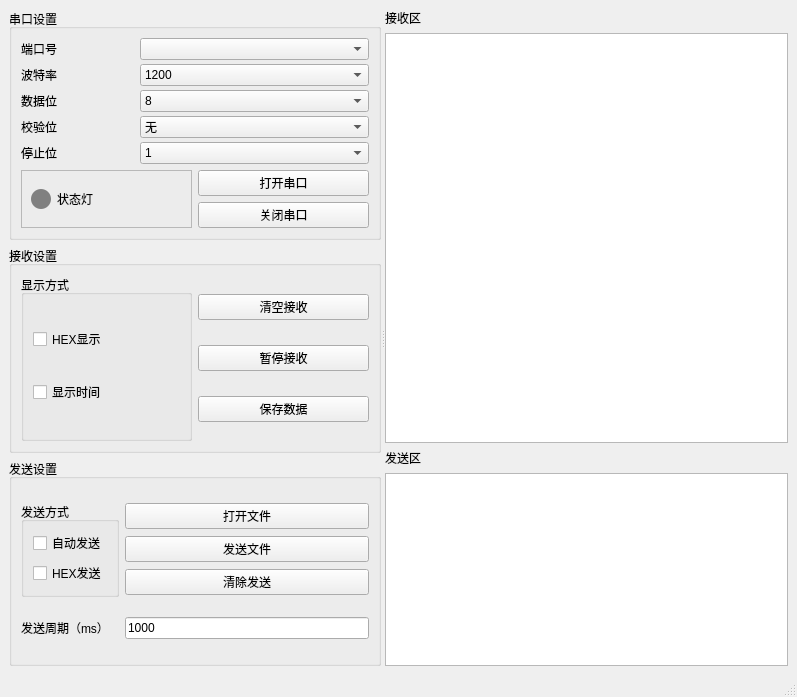
<?xml version="1.0" encoding="UTF-8"?>
<ui version="4.0">
 <class>MainWindow</class>
 <widget class="QMainWindow" name="MainWindow">
  <property name="geometry">
   <rect>
    <x>0</x>
    <y>0</y>
    <width>797</width>
    <height>697</height>
   </rect>
  </property>
  <property name="windowTitle">
   <string>MainWindow</string>
  </property>
  <widget class="QWidget" name="centralwidget">
   <layout class="QVBoxLayout" name="verticalLayout_3">
    <item>
     <widget class="QSplitter" name="splitter">
      <property name="orientation">
       <enum>Qt::Horizontal</enum>
      </property>
      <widget class="QWidget" name="layoutWidget">
       <layout class="QVBoxLayout" name="settingLayout">
        <item>
         <widget class="QGroupBox" name="serialSettingGroup">
          <property name="title">
           <string>串口设置</string>
          </property>
          <layout class="QGridLayout" name="gridLayout">
           <item row="0" column="0" colspan="2">
            <layout class="QVBoxLayout" name="verticalLayout">
             <property name="spacing">
              <number>4</number>
             </property>
             <item>
              <layout class="QHBoxLayout" name="horizontalLayout_2" stretch="1,2">
               <item>
                <widget class="QLabel" name="portNumLlabel">
                 <property name="text">
                  <string>端口号</string>
                 </property>
                </widget>
               </item>
               <item>
                <widget class="QComboBox" name="portNumBox"/>
               </item>
              </layout>
             </item>
             <item>
              <layout class="QHBoxLayout" name="horizontalLayout_3" stretch="1,2">
               <item>
                <widget class="QLabel" name="baudRateLabel">
                 <property name="text">
                  <string>波特率</string>
                 </property>
                </widget>
               </item>
               <item>
                <widget class="QComboBox" name="baudRateBox">
                 <item>
                  <property name="text">
                   <string>1200</string>
                  </property>
                 </item>
                 <item>
                  <property name="text">
                   <string>2400</string>
                  </property>
                 </item>
                 <item>
                  <property name="text">
                   <string>4800</string>
                  </property>
                 </item>
                 <item>
                  <property name="text">
                   <string>9600</string>
                  </property>
                 </item>
                 <item>
                  <property name="text">
                   <string>19200</string>
                  </property>
                 </item>
                 <item>
                  <property name="text">
                   <string>38400</string>
                  </property>
                 </item>
                 <item>
                  <property name="text">
                   <string>57600</string>
                  </property>
                 </item>
                 <item>
                  <property name="text">
                   <string>115200</string>
                  </property>
                 </item>
                </widget>
               </item>
              </layout>
             </item>
             <item>
              <layout class="QHBoxLayout" name="horizontalLayout_4" stretch="1,2">
               <item>
                <widget class="QLabel" name="dataBitsLabel">
                 <property name="text">
                  <string>数据位</string>
                 </property>
                </widget>
               </item>
               <item>
                <widget class="QComboBox" name="dataBitsBox">
                 <item>
                  <property name="text">
                   <string>8</string>
                  </property>
                 </item>
                </widget>
               </item>
              </layout>
             </item>
             <item>
              <layout class="QHBoxLayout" name="horizontalLayout_5" stretch="1,2">
               <item>
                <widget class="QLabel" name="parityLabel">
                 <property name="text">
                  <string>校验位</string>
                 </property>
                </widget>
               </item>
               <item>
                <widget class="QComboBox" name="parityBox">
                 <item>
                  <property name="text">
                   <string>无</string>
                  </property>
                 </item>
                 <item>
                  <property name="text">
                   <string>奇</string>
                  </property>
                 </item>
                 <item>
                  <property name="text">
                   <string>偶</string>
                  </property>
                 </item>
                </widget>
               </item>
              </layout>
             </item>
             <item>
              <layout class="QHBoxLayout" name="horizontalLayout_6" stretch="1,2">
               <item>
                <widget class="QLabel" name="stopBitsLabel">
                 <property name="text">
                  <string>停止位</string>
                 </property>
                </widget>
               </item>
               <item>
                <widget class="QComboBox" name="stopBitsBox">
                 <item>
                  <property name="text">
                   <string>1</string>
                  </property>
                 </item>
                 <item>
                  <property name="text">
                   <string>1.5</string>
                  </property>
                 </item>
                 <item>
                  <property name="text">
                   <string>2</string>
                  </property>
                 </item>
                </widget>
               </item>
              </layout>
             </item>
            </layout>
           </item>
           <item row="1" column="1">
            <layout class="QVBoxLayout" name="verticalLayout_2">
             <item>
              <widget class="QPushButton" name="openUSARTBtn">
               <property name="text">
                <string>打开串口</string>
               </property>
              </widget>
             </item>
             <item>
              <widget class="QPushButton" name="closeUSARTBtn">
               <property name="text">
                <string>关闭串口</string>
               </property>
              </widget>
             </item>
            </layout>
           </item>
           <item row="1" column="0">
            <widget class="QFrame" name="ledFrame">
             <property name="frameShape">
              <enum>QFrame::StyledPanel</enum>
             </property>
             <property name="frameShadow">
              <enum>QFrame::Raised</enum>
             </property>
             <layout class="QHBoxLayout" name="horizontalLayout">
              <item>
               <widget class="QLabel" name="ledLight">
                <property name="sizePolicy">
                 <sizepolicy hsizetype="Fixed" vsizetype="Fixed">
                  <horstretch>0</horstretch>
                  <verstretch>0</verstretch>
                 </sizepolicy>
                </property>
                <property name="minimumSize">
                 <size>
                  <width>20</width>
                  <height>20</height>
                 </size>
                </property>
                <property name="styleSheet">
                 <string notr="true">QLabel{
	background-color: gray;
	border-radius: 10px
}</string>
                </property>
                <property name="frameShape">
                 <enum>QFrame::Box</enum>
                </property>
                <property name="frameShadow">
                 <enum>QFrame::Raised</enum>
                </property>
                <property name="text">
                 <string/>
                </property>
                <property name="scaledContents">
                 <bool>false</bool>
                </property>
                <property name="alignment">
                 <set>Qt::AlignCenter</set>
                </property>
               </widget>
              </item>
              <item>
               <widget class="QLabel" name="ledLabel">
                <property name="text">
                 <string>状态灯</string>
                </property>
                <property name="alignment">
                 <set>Qt::AlignLeading|Qt::AlignLeft|Qt::AlignVCenter</set>
                </property>
                <property name="margin">
                 <number>0</number>
                </property>
               </widget>
              </item>
             </layout>
            </widget>
           </item>
          </layout>
         </widget>
        </item>
        <item>
         <widget class="QGroupBox" name="receiveSettingGroup">
          <property name="title">
           <string>接收设置</string>
          </property>
          <layout class="QHBoxLayout" name="horizontalLayout_7">
           <item>
            <widget class="QGroupBox" name="displayMethodGroup">
             <property name="title">
              <string>显示方式</string>
             </property>
             <layout class="QGridLayout" name="gridLayout_2">
              <item row="0" column="0">
               <widget class="QCheckBox" name="hexDisplayCheckBox">
                <property name="text">
                 <string>HEX显示</string>
                </property>
               </widget>
              </item>
              <item row="1" column="0">
               <widget class="QCheckBox" name="displayTimeCheckBox">
                <property name="text">
                 <string>显示时间</string>
                </property>
               </widget>
              </item>
             </layout>
            </widget>
           </item>
           <item>
            <layout class="QVBoxLayout" name="verticalLayout_6">
             <item>
              <widget class="QPushButton" name="clearReceiveBtm">
               <property name="text">
                <string>清空接收</string>
               </property>
              </widget>
             </item>
             <item>
              <widget class="QPushButton" name="pauseBtn">
               <property name="text">
                <string>暂停接收</string>
               </property>
              </widget>
             </item>
             <item>
              <widget class="QPushButton" name="saveDataBtn">
               <property name="text">
                <string>保存数据</string>
               </property>
              </widget>
             </item>
            </layout>
           </item>
          </layout>
         </widget>
        </item>
        <item>
         <widget class="QGroupBox" name="sendSettingGroup">
          <property name="title">
           <string>发送设置</string>
          </property>
          <layout class="QGridLayout" name="gridLayout_3">
           <item row="1" column="1">
            <widget class="QLineEdit" name="sendingCycleLine">
             <property name="text">
              <string>1000</string>
             </property>
            </widget>
           </item>
           <item row="0" column="0">
            <widget class="QGroupBox" name="sendMethodGroup">
             <property name="title">
              <string>发送方式</string>
             </property>
             <layout class="QVBoxLayout" name="verticalLayout_4">
              <item>
               <widget class="QCheckBox" name="autoSendCheckBox">
                <property name="text">
                 <string>自动发送</string>
                </property>
               </widget>
              </item>
              <item>
               <widget class="QCheckBox" name="hexSendCheckBox">
                <property name="text">
                 <string>HEX发送</string>
                </property>
               </widget>
              </item>
             </layout>
            </widget>
           </item>
           <item row="0" column="1">
            <layout class="QVBoxLayout" name="verticalLayout_5">
             <item>
              <widget class="QPushButton" name="openFileBtn">
               <property name="text">
                <string>打开文件</string>
               </property>
              </widget>
             </item>
             <item>
              <widget class="QPushButton" name="sendFileBtn">
               <property name="text">
                <string>发送文件</string>
               </property>
              </widget>
             </item>
             <item>
              <widget class="QPushButton" name="clearSendingBtn">
               <property name="text">
                <string>清除发送</string>
               </property>
              </widget>
             </item>
            </layout>
           </item>
           <item row="1" column="0">
            <widget class="QLabel" name="sendingCycleLabel">
             <property name="text">
              <string>发送周期（ms）</string>
             </property>
            </widget>
           </item>
          </layout>
         </widget>
        </item>
       </layout>
      </widget>
      <widget class="QWidget" name="layoutWidget">
       <layout class="QVBoxLayout" name="displayLayout" stretch="2,1">
        <item>
         <layout class="QVBoxLayout" name="receiveLayout">
          <item>
           <widget class="QLabel" name="receiveAreaLabel">
            <property name="text">
             <string>接收区</string>
            </property>
           </widget>
          </item>
          <item>
           <widget class="QTextBrowser" name="receiveTextBrowser"/>
          </item>
         </layout>
        </item>
        <item>
         <layout class="QVBoxLayout" name="sendLayout">
          <item>
           <widget class="QLabel" name="sendAreaLabel">
            <property name="text">
             <string>发送区</string>
            </property>
           </widget>
          </item>
          <item>
           <widget class="QPlainTextEdit" name="sendTextEdit"/>
          </item>
         </layout>
        </item>
       </layout>
      </widget>
     </widget>
    </item>
   </layout>
  </widget>
  <widget class="QMenuBar" name="menubar">
   <property name="geometry">
    <rect>
     <x>0</x>
     <y>0</y>
     <width>797</width>
     <height>17</height>
    </rect>
   </property>
  </widget>
  <widget class="QStatusBar" name="statusbar"/>
 </widget>
 <resources/>
 <connections/>
</ui>
